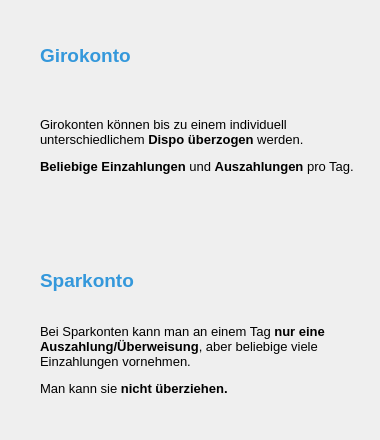
     <widget class="QWidget" name="tabKontenInfos2">
      <attribute name="title">
       <string>Kontoarten-Info</string>
      </attribute>
      <widget class="QLabel" name="label_4">
       <property name="geometry">
        <rect>
         <x>40</x>
         <y>260</y>
         <width>121</width>
         <height>41</height>
        </rect>
       </property>
       <property name="font">
        <font>
         <family>Segoe UI</family>
         <pointsize>14</pointsize>
         <weight>75</weight>
         <bold>true</bold>
        </font>
       </property>
       <property name="styleSheet">
        <string notr="true">color: #3498db;</string>
       </property>
       <property name="text">
        <string>Sparkonto</string>
       </property>
      </widget>
      <widget class="QLabel" name="lblGirokontoInfo_2">
       <property name="geometry">
        <rect>
         <x>40</x>
         <y>70</y>
         <width>331</width>
         <height>151</height>
        </rect>
       </property>
       <property name="font">
        <font>
         <family>Segoe UI</family>
         <pointsize>10</pointsize>
        </font>
       </property>
       <property name="text">
        <string>&lt;html&gt;&lt;head/&gt;&lt;body&gt;&lt;p&gt;Girokonten können bis zu einem individuell unterschiedlichem &lt;span style=&quot; font-weight:600;&quot;&gt;Dispo überzogen&lt;/span&gt; werden.&lt;/p&gt;&lt;p&gt;&lt;span style=&quot; font-weight:600;&quot;&gt;Beliebige Einzahlungen&lt;/span&gt; und &lt;span style=&quot; font-weight:600;&quot;&gt;Auszahlungen&lt;/span&gt; pro Tag.&lt;/p&gt;&lt;/body&gt;&lt;/html&gt;</string>
       </property>
       <property name="alignment">
        <set>Qt::AlignLeading|Qt::AlignLeft|Qt::AlignVCenter</set>
       </property>
       <property name="wordWrap">
        <bool>true</bool>
       </property>
      </widget>
      <widget class="QLabel" name="lblSparkontoInfo_2">
       <property name="geometry">
        <rect>
         <x>40</x>
         <y>290</y>
         <width>331</width>
         <height>141</height>
        </rect>
       </property>
       <property name="font">
        <font>
         <family>Segoe UI</family>
         <pointsize>10</pointsize>
        </font>
       </property>
       <property name="text">
        <string>&lt;html&gt;&lt;head/&gt;&lt;body&gt;&lt;p&gt;Bei Sparkonten kann man an einem Tag &lt;span style=&quot; font-weight:600;&quot;&gt;nur eine Auszahlung/Überweisung&lt;/span&gt;, aber beliebige viele Einzahlungen vornehmen. &lt;/p&gt;&lt;p&gt;Man kann sie &lt;span style=&quot; font-weight:600;&quot;&gt;nicht überziehen.&lt;/span&gt;&lt;/p&gt;&lt;/body&gt;&lt;/html&gt;</string>
       </property>
       <property name="alignment">
        <set>Qt::AlignLeading|Qt::AlignLeft|Qt::AlignVCenter</set>
       </property>
       <property name="wordWrap">
        <bool>true</bool>
       </property>
      </widget>
      <widget class="QLabel" name="label_3">
       <property name="geometry">
        <rect>
         <x>40</x>
         <y>40</y>
         <width>121</width>
         <height>31</height>
        </rect>
       </property>
       <property name="font">
        <font>
         <family>Segoe UI</family>
         <pointsize>14</pointsize>
         <weight>75</weight>
         <bold>true</bold>
        </font>
       </property>
       <property name="styleSheet">
        <string notr="true">color: #3498db;</string>
       </property>
       <property name="text">
        <string>Girokonto</string>
       </property>
      </widget>
     </widget>
